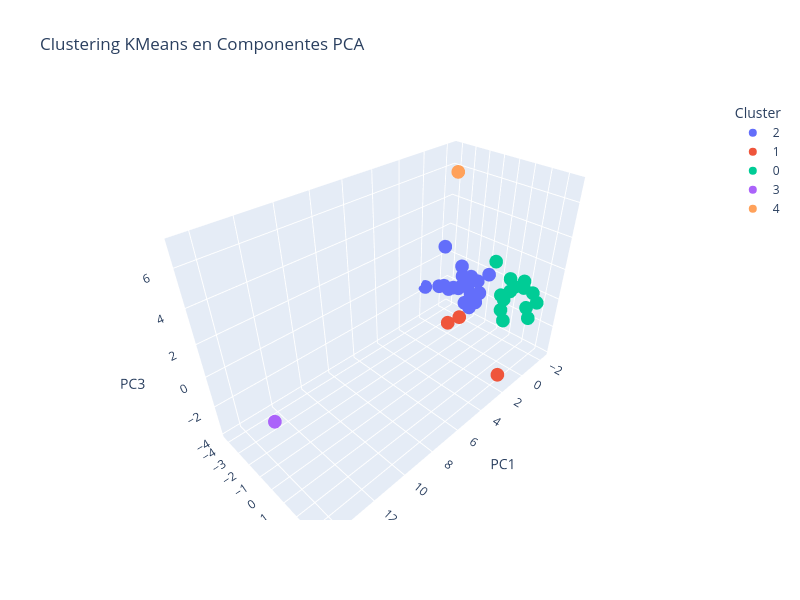

Notebook code cell kept with this figure:
### Code cell
# realizar clustering con KMeans usando los componentes de PCA
from sklearn.cluster import KMeans

kmeans_pca = KMeans(n_clusters=5, random_state=42)
clusters_pca = kmeans_pca.fit_predict(X_pca_3_df)
base_lima["cluster_pca"] = clusters_pca

# realizar clustering con KMeans usando los componentes de NMF
kmeans_nmf = KMeans(n_clusters=5, random_state=42)
clusters_nmf = kmeans_nmf.fit_predict(W_df)
base_lima["cluster_nmf"] = clusters_nmf

# visualizar clusters en el espacio de los componentes PCA en 3 dimensiones 
import plotly.express as px

fig = px.scatter_3d(
    data_frame=X_pca_3_df,
    x="PC1",
    y="PC2",
    z="PC3",
    color=base_lima["cluster_pca"].astype(str),
    width=800,
    height=600,
    title="Clustering KMeans en Componentes PCA",
    labels={
        "PC1": "PC1",
        "PC2": "PC2",
        "PC3": "PC3",
        "color": "Cluster"
    }
)

fig.show()

### Figure 1 — Plotly figure (JSON) as saved in the notebook; plotly's stock layout.template omitted (floating-point values rounded to 4 significant figures)
{"data": [{"hovertemplate": "Cluster=2<br>PC1=%{x}<br>PC2=%{y}<br>PC3=%{z}<extra></extra>", "legendgroup": "2", "marker": {"color": "#636efa", "symbol": "circle"}, "mode": "markers", "name": "2", "scene": "scene", "showlegend": true, "type": "scatter3d", "x": [-0.2834, 0.2942, -0.6325, -0.07887, -0.9475, 0.468, -0.04481, -0.6647, -0.115, 0.03286, -0.7139, -0.965, 0.3571, 0.02817, -0.1915, -0.2986, -1.013, -1.244, -0.8912, -0.1989, -0.7713, -0.6877], "y": [-0.197, -1.009, -1.218, -2.58, -0.4421, -2.215, -0.4663, -1.228, -1.219, -0.4267, -1.439, -1.534, -1.483, -2.901, -4.269, -2.381, -1.899, -0.09148, -1.134, -0.1564, -1.064, -1.904], "z": [0.538, 1.466, -0.3526, -0.7592, -0.7199, 2.374, -0.3832, -0.2279, 0.5304, -1.313, 0.000194, -1.998, -0.2042, -0.8909, -1.662, -1.017, -0.9087, 0.6283, 0.1904, -0.9203, -0.1083, -0.9172]}, {"hovertemplate": "Cluster=1<br>PC1=%{x}<br>PC2=%{y}<br>PC3=%{z}<extra></extra>", "legendgroup": "1", "marker": {"color": "#EF553B", "symbol": "circle"}, "mode": "markers", "name": "1", "scene": "scene", "showlegend": true, "type": "scatter3d", "x": [1.684, 1.285, 2.324], "y": [0.1319, 2.972, -0.1862], "z": [-0.9197, -3.876, -1.16]}, {"hovertemplate": "Cluster=0<br>PC1=%{x}<br>PC2=%{y}<br>PC3=%{z}<extra></extra>", "legendgroup": "0", "marker": {"color": "#00cc96", "symbol": "circle"}, "mode": "markers", "name": "0", "scene": "scene", "showlegend": true, "type": "scatter3d", "x": [-0.6031, -1.429, 0.1732, -2.252, -1.036, -0.9678, -0.165, -0.9199, 0.05371, -1.38, -1.573, -0.7298, -1.339, 0.5739], "y": [3.051, 0.172, 2.15, 1.774, 2.472, 1.083, 1.688, 1.606, 3.616, 3.244, 2.798, 1.811, 1.679, 2.245], "z": [0.05929, 1.562, -0.9023, 0.5284, 0.9312, -0.1773, -0.5573, 1.208, -0.03556, 0.1234, 0.4835, 0.5427, 0.4996, 0.8037]}, {"hovertemplate": "Cluster=3<br>PC1=%{x}<br>PC2=%{y}<br>PC3=%{z}<extra></extra>", "legendgroup": "3", "marker": {"color": "#ab63fa", "symbol": "circle"}, "mode": "markers", "name": "3", "scene": "scene", "showlegend": true, "type": "scatter3d", "x": [14.48], "y": [0.647], "z": [0.5367]}, {"hovertemplate": "Cluster=4<br>PC1=%{x}<br>PC2=%{y}<br>PC3=%{z}<extra></extra>", "legendgroup": "4", "marker": {"color": "#FFA15A", "symbol": "circle"}, "mode": "markers", "name": "4", "scene": "scene", "showlegend": true, "type": "scatter3d", "x": [0.3823], "y": [-1.698], "z": [7.005]}], "layout": {"height": 600, "legend": {"title": {"text": "Cluster"}, "tracegroupgap": 0}, "scene": {"domain": {"x": [0, 1], "y": [0, 1]}, "xaxis": {"title": {"text": "PC1"}}, "yaxis": {"title": {"text": "PC2"}}, "zaxis": {"title": {"text": "PC3"}}}, "title": {"text": "Clustering KMeans en Componentes PCA"}, "width": 800}}
